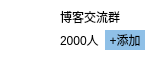
<?xml version="1.0" encoding="UTF-8"?>
<ui version="4.0">
 <class>GSRItem</class>
 <widget class="QWidget" name="GSRItem">
  <property name="geometry">
   <rect>
    <x>0</x>
    <y>0</y>
    <width>150</width>
    <height>60</height>
   </rect>
  </property>
  <property name="minimumSize">
   <size>
    <width>150</width>
    <height>60</height>
   </size>
  </property>
  <property name="maximumSize">
   <size>
    <width>150</width>
    <height>60</height>
   </size>
  </property>
  <property name="windowTitle">
   <string>GSRItem</string>
  </property>
  <property name="styleSheet">
   <string notr="true">border: 0px;
background-color: #ffffff;</string>
  </property>
  <widget class="QPushButton" name="m_avatarPushButton">
   <property name="geometry">
    <rect>
     <x>10</x>
     <y>10</y>
     <width>40</width>
     <height>40</height>
    </rect>
   </property>
   <property name="text">
    <string/>
   </property>
  </widget>
  <widget class="QLabel" name="m_nameLabel">
   <property name="geometry">
    <rect>
     <x>60</x>
     <y>7</y>
     <width>80</width>
     <height>20</height>
    </rect>
   </property>
   <property name="text">
    <string>博客交流群</string>
   </property>
  </widget>
  <widget class="QLabel" name="m_memberCountLabel">
   <property name="geometry">
    <rect>
     <x>60</x>
     <y>30</y>
     <width>40</width>
     <height>20</height>
    </rect>
   </property>
   <property name="text">
    <string>2000人</string>
   </property>
  </widget>
  <widget class="QPushButton" name="m_addPushButton">
   <property name="geometry">
    <rect>
     <x>105</x>
     <y>30</y>
     <width>40</width>
     <height>20</height>
    </rect>
   </property>
   <property name="styleSheet">
    <string notr="true">background-color: #8fc0e7;</string>
   </property>
   <property name="text">
    <string>+添加</string>
   </property>
  </widget>
 </widget>
 <resources/>
 <connections/>
</ui>
